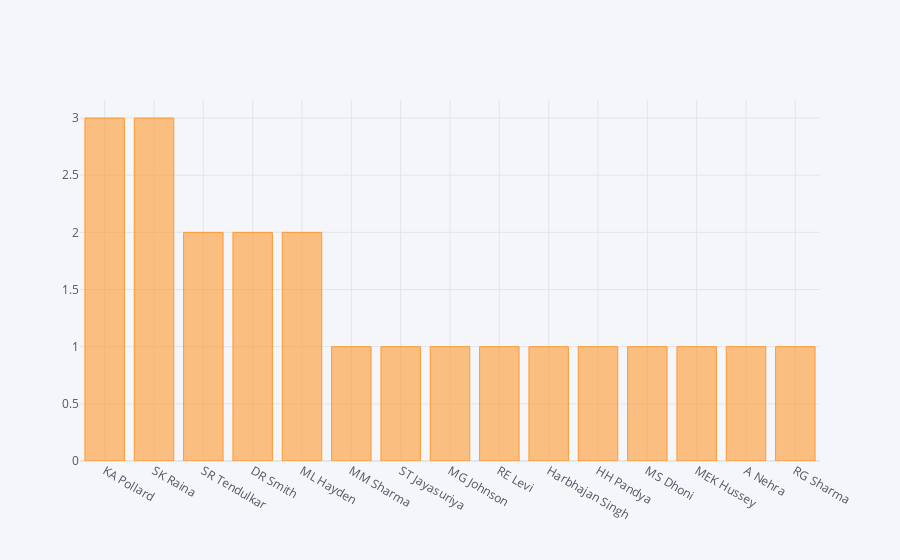

This figure's notebook cell:
### Code cell
micsk['player_of_match'].value_counts().iplot(kind='bar')

### Figure 1 — Plotly figure (JSON) as saved in the notebook; plotly's stock layout.template omitted (floating-point values rounded to 4 significant figures)
{"data": [{"marker": {"color": "rgba(255, 153, 51, 0.6)", "line": {"color": "rgba(255, 153, 51, 1.0)", "width": 1}}, "name": "player_of_match", "orientation": "v", "text": "", "type": "bar", "x": ["KA Pollard", "SK Raina", "SR Tendulkar", "DR Smith", "ML Hayden", "MM Sharma", "ST Jayasuriya", "MG Johnson", "RE Levi", "Harbhajan Singh", "HH Pandya", "MS Dhoni", "MEK Hussey", "A Nehra", "RG Sharma"], "y": [3, 3, 2, 2, 2, 1, 1, 1, 1, 1, 1, 1, 1, 1, 1]}], "layout": {"legend": {"bgcolor": "#F5F6F9", "font": {"color": "#4D5663"}}, "paper_bgcolor": "#F5F6F9", "plot_bgcolor": "#F5F6F9", "title": {"font": {"color": "#4D5663"}}, "xaxis": {"gridcolor": "#E1E5ED", "showgrid": true, "tickfont": {"color": "#4D5663"}, "title": {"font": {"color": "#4D5663"}, "text": ""}, "zerolinecolor": "#E1E5ED"}, "yaxis": {"gridcolor": "#E1E5ED", "showgrid": true, "tickfont": {"color": "#4D5663"}, "title": {"font": {"color": "#4D5663"}, "text": ""}, "zerolinecolor": "#E1E5ED"}}}
